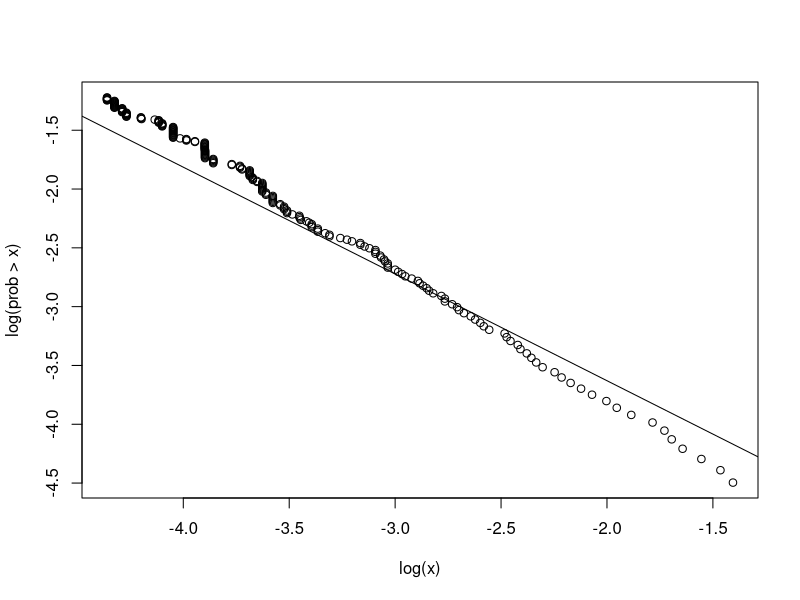
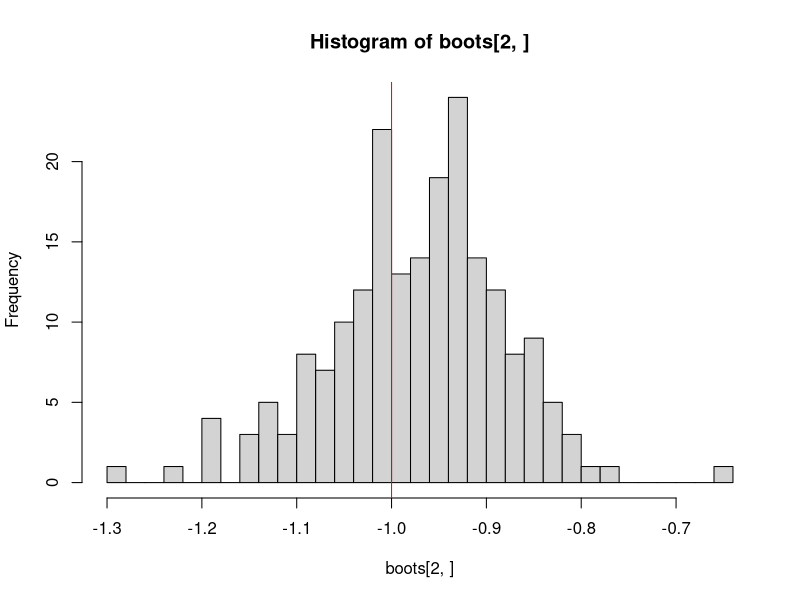
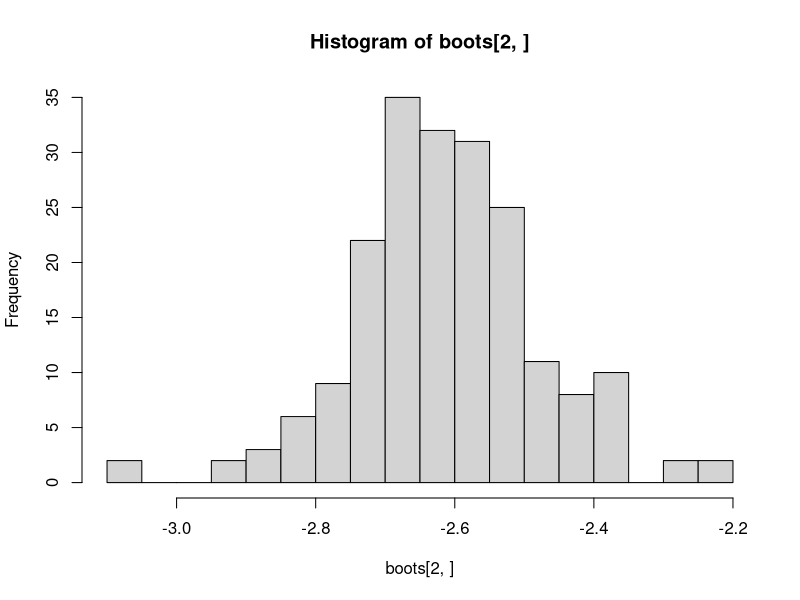

These charts were generated, in order, by the following R code:
## ---- chunk 1
n <- 1e3
gwas <- data.frame(minor_AF=runif(n),
                   beta=rcauchy(n)/100)

min_num <- 20
max_prop <- 0.5
## ---- chunk 2
estim_alpha <- function (gwas, num_breaks=1001) {
    xx <- c(seq(0, 2 * quantile(abs(gwas$beta), 0.99), length.out=num_breaks), Inf)
    disc_beta <- cut(abs(gwas$beta), xx)
    num_points <- table(disc_beta)
    dpx <- tapply(gwas$minor_AF, disc_beta, sum)
    dpx[is.na(dpx)] <- 0
    p_zero <- mean(gwas$minor_AF)
    tail_prob <- p_zero - cumsum(dpx) / nrow(gwas)
    tail_nums <- nrow(gwas) - cumsum(num_points)
    x <- xx[-1]
    xlm <- lm(log(tail_prob) ~ log(x),
              subset=(is.finite(log(tail_prob))
                      & tail_nums > min_num
                      & tail_nums < max_prop * nrow(gwas)))
    return(xlm)
}

xlm <- estim_alpha(gwas)
logx <- xlm$model[[1]]
logy <- xlm$model[[2]]
plot(logx, logy, ylab='log(prob > x)', xlab='log(x)')
abline(coef(xlm))

summary(xlm)
## ---- chunk 3
boots <- replicate(200, {
    gwas <- data.frame(minor_AF=runif(n),
                       beta=rcauchy(n)/100)
    xlm <- estim_alpha(gwas)
    return(coef(xlm)) })
hist(boots[2,], breaks=30)
abline(v=-1, col='red')
## ---- chunk 4
boots <- replicate(200, {
    gwas <- data.frame(minor_AF=runif(n),
                       beta=rnorm(n)/100)
    xlm <- estim_alpha(gwas)
    return(coef(xlm)) })
hist(boots[2,], breaks=30)
abline(v=-1, col='red')
